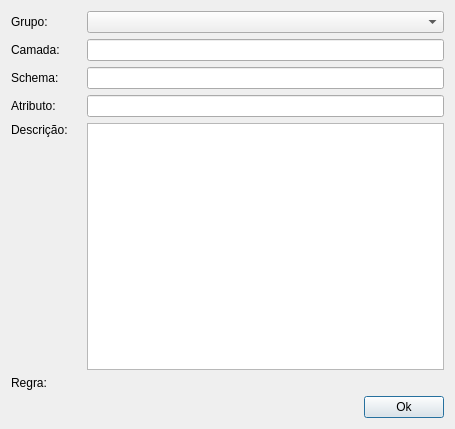
<?xml version="1.0" encoding="UTF-8"?>
<ui version="4.0">
 <class>Dialog</class>
 <widget class="QDialog" name="Dialog">
  <property name="geometry">
   <rect>
    <x>0</x>
    <y>0</y>
    <width>455</width>
    <height>429</height>
   </rect>
  </property>
  <property name="windowTitle">
   <string>Criar Regra</string>
  </property>
  <layout class="QGridLayout" name="gridLayout">
   <item row="0" column="0" colspan="2">
    <layout class="QHBoxLayout" name="horizontalLayout">
     <item>
      <widget class="QLabel" name="label">
       <property name="sizePolicy">
        <sizepolicy hsizetype="Minimum" vsizetype="Preferred">
         <horstretch>0</horstretch>
         <verstretch>0</verstretch>
        </sizepolicy>
       </property>
       <property name="minimumSize">
        <size>
         <width>70</width>
         <height>0</height>
        </size>
       </property>
       <property name="text">
        <string>Grupo:</string>
       </property>
      </widget>
     </item>
     <item>
      <widget class="QComboBox" name="groupCb">
       <property name="sizePolicy">
        <sizepolicy hsizetype="Expanding" vsizetype="Fixed">
         <horstretch>0</horstretch>
         <verstretch>0</verstretch>
        </sizepolicy>
       </property>
      </widget>
     </item>
    </layout>
   </item>
   <item row="1" column="0" colspan="2">
    <layout class="QHBoxLayout" name="horizontalLayout_5">
     <item>
      <widget class="QLabel" name="label_5">
       <property name="sizePolicy">
        <sizepolicy hsizetype="Minimum" vsizetype="Preferred">
         <horstretch>0</horstretch>
         <verstretch>0</verstretch>
        </sizepolicy>
       </property>
       <property name="minimumSize">
        <size>
         <width>70</width>
         <height>0</height>
        </size>
       </property>
       <property name="text">
        <string>Camada:</string>
       </property>
      </widget>
     </item>
     <item>
      <widget class="QLineEdit" name="layerLe"/>
     </item>
    </layout>
   </item>
   <item row="2" column="0" colspan="2">
    <layout class="QHBoxLayout" name="horizontalLayout_2">
     <item>
      <widget class="QLabel" name="label_2">
       <property name="sizePolicy">
        <sizepolicy hsizetype="Minimum" vsizetype="Preferred">
         <horstretch>0</horstretch>
         <verstretch>0</verstretch>
        </sizepolicy>
       </property>
       <property name="minimumSize">
        <size>
         <width>70</width>
         <height>0</height>
        </size>
       </property>
       <property name="text">
        <string>Schema:</string>
       </property>
      </widget>
     </item>
     <item>
      <widget class="QLineEdit" name="schemaLe"/>
     </item>
    </layout>
   </item>
   <item row="3" column="0" colspan="2">
    <layout class="QHBoxLayout" name="horizontalLayout_3">
     <item>
      <widget class="QLabel" name="label_3">
       <property name="sizePolicy">
        <sizepolicy hsizetype="Minimum" vsizetype="Preferred">
         <horstretch>0</horstretch>
         <verstretch>0</verstretch>
        </sizepolicy>
       </property>
       <property name="minimumSize">
        <size>
         <width>70</width>
         <height>0</height>
        </size>
       </property>
       <property name="text">
        <string>Atributo:</string>
       </property>
      </widget>
     </item>
     <item>
      <widget class="QLineEdit" name="attributeLe"/>
     </item>
    </layout>
   </item>
   <item row="4" column="0" colspan="2">
    <layout class="QHBoxLayout" name="horizontalLayout_4">
     <item>
      <layout class="QVBoxLayout" name="verticalLayout">
       <item>
        <widget class="QLabel" name="label_4">
         <property name="sizePolicy">
          <sizepolicy hsizetype="Minimum" vsizetype="Preferred">
           <horstretch>0</horstretch>
           <verstretch>0</verstretch>
          </sizepolicy>
         </property>
         <property name="minimumSize">
          <size>
           <width>70</width>
           <height>0</height>
          </size>
         </property>
         <property name="text">
          <string>Descrição:</string>
         </property>
        </widget>
       </item>
       <item>
        <spacer name="verticalSpacer">
         <property name="orientation">
          <enum>Qt::Vertical</enum>
         </property>
         <property name="sizeHint" stdset="0">
          <size>
           <width>20</width>
           <height>40</height>
          </size>
         </property>
        </spacer>
       </item>
      </layout>
     </item>
     <item>
      <widget class="QPlainTextEdit" name="descriptionTe"/>
     </item>
    </layout>
   </item>
   <item row="5" column="0" colspan="2">
    <layout class="QHBoxLayout" name="expressionLayout">
     <item>
      <widget class="QLabel" name="label_6">
       <property name="sizePolicy">
        <sizepolicy hsizetype="Minimum" vsizetype="Preferred">
         <horstretch>0</horstretch>
         <verstretch>0</verstretch>
        </sizepolicy>
       </property>
       <property name="minimumSize">
        <size>
         <width>70</width>
         <height>0</height>
        </size>
       </property>
       <property name="text">
        <string>Regra:</string>
       </property>
      </widget>
     </item>
    </layout>
   </item>
   <item row="6" column="0">
    <spacer name="horizontalSpacer">
     <property name="orientation">
      <enum>Qt::Horizontal</enum>
     </property>
     <property name="sizeHint" stdset="0">
      <size>
       <width>343</width>
       <height>20</height>
      </size>
     </property>
    </spacer>
   </item>
   <item row="6" column="1">
    <widget class="QPushButton" name="okBtn">
     <property name="text">
      <string>Ok</string>
     </property>
    </widget>
   </item>
  </layout>
 </widget>
 <resources/>
 <connections/>
</ui>
